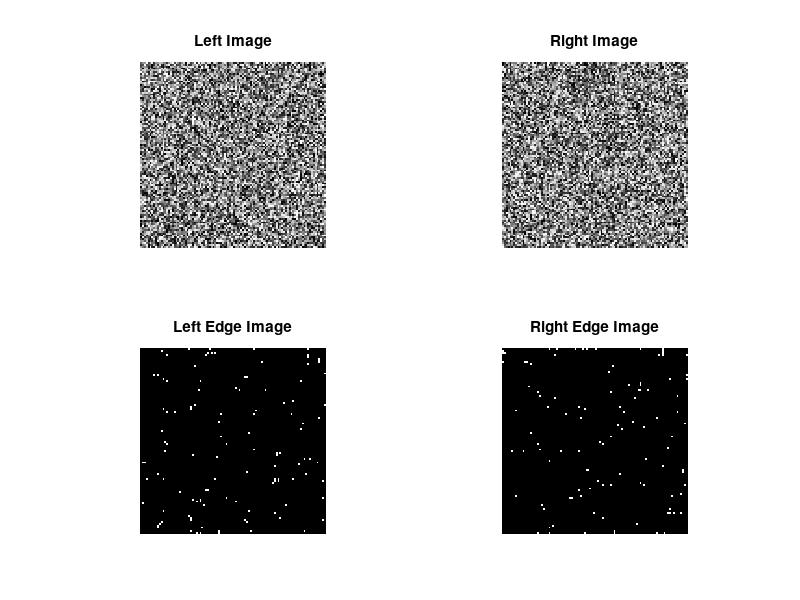

Reproduce this figure in MATLAB.
% stereo.m
% A simple script for stereo
% 
% G.J. Edwards   gje@sv1.smb.man.ac.uk
%
% Notes for NAT/CJT..... I could make this considerably quicker by vectorizing
% 			the matching completely, but it would be for 
%			a beginner to understand.
% 			 You can ignore any concatenation warnings  
%			it's just warning you about concatenating
% 			empty vectors.
%			 I could probably fix it, but anyway.

% Load your images here, I've just generated some random data
% -----------------------------------------------------------
left_image = rand(100,100);
right_image = rand(100,100);

% Find the edges ( like this for instance, but however you like)
% -------------------------------------------------------------
left_edge_image = edge(left_image,'sobel');
right_edge_image = edge(right_image,'sobel');

% Display everything
% ------------------
figure(1);
subplot(2,2,1);
imagesc(left_image);
axis image, axis off, colormap gray;
title('Left Image');
subplot(2,2,2);
imagesc(right_image);
axis image, axis off, colormap gray;
title('Right Image');

subplot(2,2,3);
imagesc(left_edge_image);
axis image, axis off, colormap gray;
title('Left Edge Image');
subplot(2,2,4);
imagesc(right_edge_image);
axis image, axis off, colormap gray;
title('Right Edge Image');


% Now do the matching ( a basic understanding of Matlab is needed here )
% -----------------------------------------------------------------------
num_rows = size(left_image,1);
num_cols = size(right_image,2);
array_of_disparities = [];

for r = 1:num_rows
	left_edge_pixels = find(left_edge_image(r,:));
	for i = left_edge_pixels
		i1 = find(right_edge_image(r,:));
		disparities = (i1 - i)';
		num_matches = size(disparities,1);
		left_coords = repmat([i,r],num_matches,1);
		array_of_disparities = [array_of_disparities; [left_coords, disparities] ]; 
	end
end


% Display the table of candidate matches
% --------------------------------------
array_of_disparities

